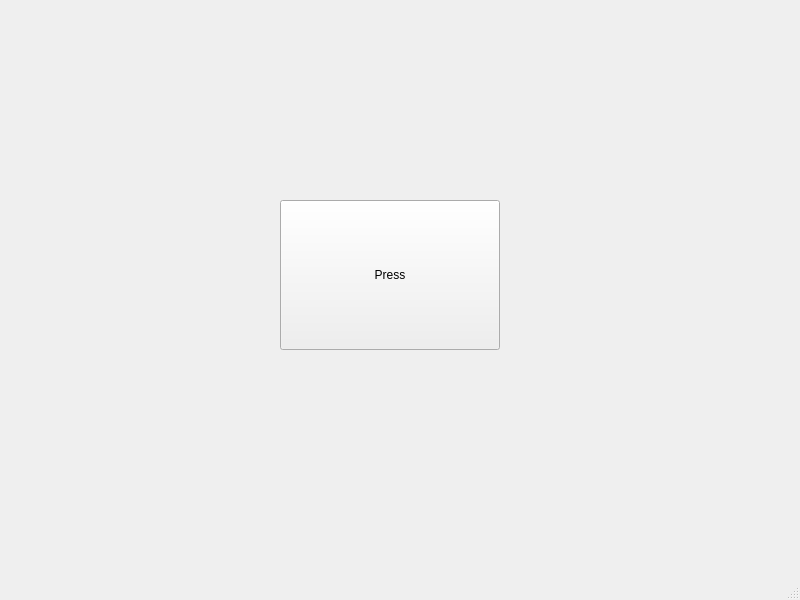
<?xml version="1.0" encoding="UTF-8"?>
<ui version="4.0">
 <class>MainWindow</class>
 <widget class="QMainWindow" name="MainWindow">
  <property name="geometry">
   <rect>
    <x>0</x>
    <y>0</y>
    <width>800</width>
    <height>600</height>
   </rect>
  </property>
  <property name="windowTitle">
   <string>MainWindow</string>
  </property>
  <widget class="QWidget" name="centralwidget">
   <widget class="QPushButton" name="pushButton">
    <property name="geometry">
     <rect>
      <x>280</x>
      <y>200</y>
      <width>220</width>
      <height>150</height>
     </rect>
    </property>
    <property name="text">
     <string>Press</string>
    </property>
   </widget>
  </widget>
  <widget class="QMenuBar" name="menubar">
   <property name="geometry">
    <rect>
     <x>0</x>
     <y>0</y>
     <width>800</width>
     <height>21</height>
    </rect>
   </property>
  </widget>
  <widget class="QStatusBar" name="statusbar"/>
 </widget>
 <resources/>
 <connections/>
</ui>
